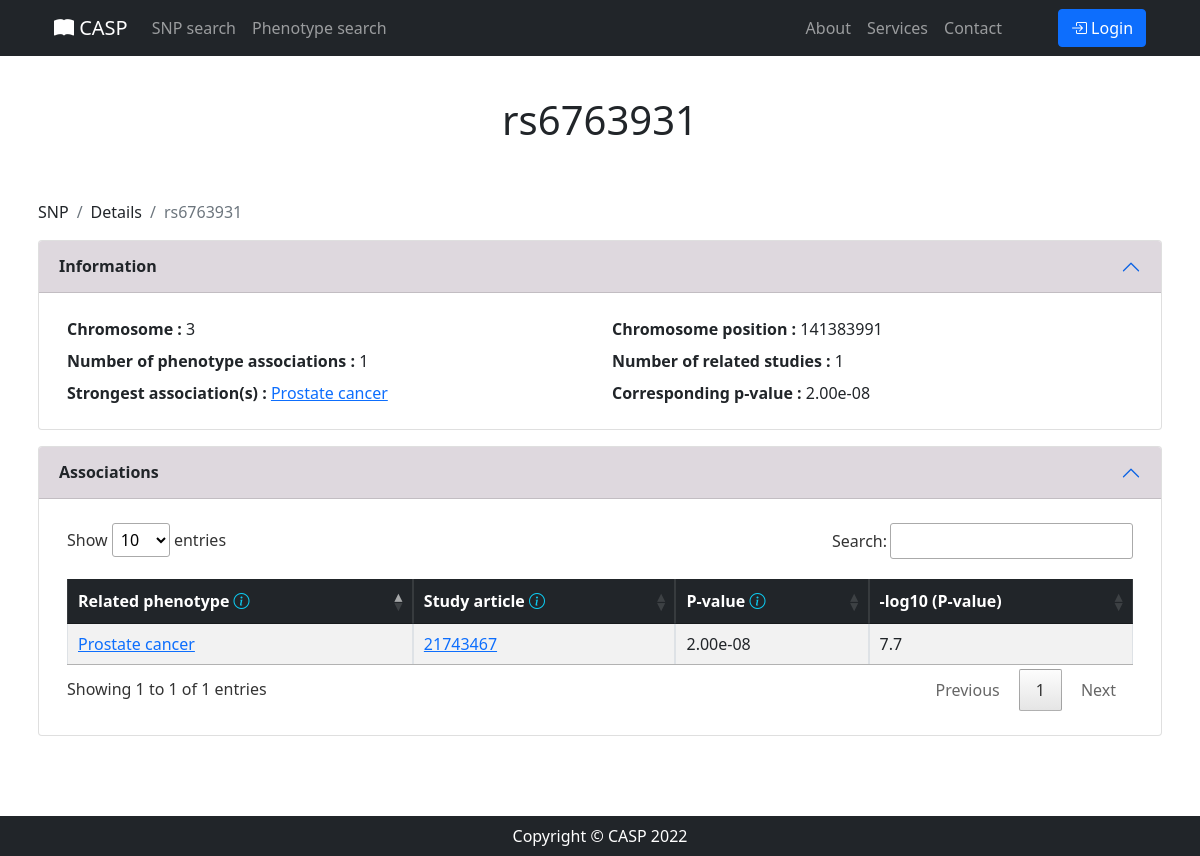
Screenshot of /snp/details/rs6763931/ with the database file from the repository.
### SNP_App/models.py (models this page shows)
class SNP(models.Model):
    Rsid = models.CharField(max_length=100, unique=True, primary_key=True)
    Chrom = models.CharField(max_length=100)
    Chrom_pos = models.PositiveIntegerField()

class Association(models.Model):
    SNP = models.ForeignKey(SNP, on_delete=models.CASCADE)
    Disease_trait = models.ForeignKey(DiseaseTrait, on_delete=models.CASCADE)
    Reference = models.ForeignKey(Reference, on_delete=models.CASCADE)
    Pvalue = models.FloatField()
    Neglog10pvalue = models.FloatField()

### SNP_App/views.py (the view)
# urls.py: path('snp/details/<str:rsid>/', views.snp_details, name='snp_details'),
def snp_details(request, rsid):
    association_query = Association.objects.filter(SNP_id=rsid)
    snp_query = SNP.objects.get(Rsid=rsid)
    min_pvalue = association_query.aggregate(Min('Pvalue'))
    phenotype_min_pvalue = association_query.filter(Pvalue=min_pvalue['Pvalue__min'])
    number_studies = association_query.values('Reference').distinct().count()
    return render(request, 'snp_details.html',
                  {'details': association_query, 'detail_name': rsid, 'detail_type': 'SNP',
                   'title': rsid, 'studies': number_studies, 'snp': snp_query,
                   'min_pvalue': min_pvalue, 'phenotype_min_pvalue': phenotype_min_pvalue})

### SNP_App/templates/snp_details.html (shortened to what this page needs)
{% extends 'details.html' %}
{% block info %}
    <div class="col-6">
        <b>Chromosome : </b>
        {{ snp.Chrom }}
    </div>
    <div class="col-6">
        <b>Chromosome position : </b>
        {{ snp.Chrom_pos }}
    </div>
    <div class="col-6">
        <b>Number of phenotype associations : </b>
        {{ details|length }}
    </div>
    <div class="col-6">
        <b>Number of related studies : </b>
        {{ studies }}
    </div>
    <div class="col-6">
        <b>Strongest association(s) : </b>
        {% if phenotype_min_pvalue|length == 1 %}
            <a target="_blank" rel="noopener noreferrer"
               href="/phenotype/details/{{ phenotype_min_pvalue.first.Disease_trait_id }}/">
                {{ phenotype_min_pvalue.first.Disease_trait_id}} </a>
        {% else %}
            {% for phenotype in phenotype_min_pvalue %}
                <a target="_blank" rel="noopener noreferrer"
               href="/phenotype/details/{{ phenotype.Disease_trait_id }}/">
                {{ phenotype.Disease_trait_id }} </a>,
            {% endfor %}
        {% endif %}
    </div>
    <div class="col-6">
        <b>Corresponding p-value : </b>
        {{ min_pvalue.Pvalue__min|stringformat:".2e" }}
    </div>
{% endblock info %}
{% block table %}
    <table id="snp_details_table" class="table table-striped table-bordered">
        <thead class="table-dark">
        <th> Related phenotype <i class="bi bi-info-circle text-info"
                                  data-bs-toggle="tooltip" data-bs-placement="top"
                                  title="Name of the phenotype proven to have an association with the variant"></i>
        </th>
        <th> Study article <i class="bi bi-info-circle text-info"
                              data-bs-toggle="tooltip" data-bs-placement="top"
                              title="Pubmedid and link of the study article mentioning the association between the variant and the phenotype"></i>
        </th>
        <th> P-value <i class="bi bi-info-circle text-info"
                        data-bs-toggle="tooltip" data-bs-placement="top"
                        title="Reported p-value for strongest SNP risk allele (linked to dbGaP Association Browser)"></i>
        </th>
        <th> -log10 (P-value)</th>
        </thead>
        <tbody>
        {% for detail in details %}
            <tr>
                <td><a target="_blank" rel="noopener noreferrer"
                       href="/phenotype/details/{{ detail.Disease_trait_id }}/">
                    {{ detail.Disease_trait_id }} </a></td>
                <td><a target="_blank" rel="noopener noreferrer"
                       href="https://pubmed.ncbi.nlm.nih.gov/{{ detail.Reference_id }}/">
                    {{ detail.Reference_id }} </a></td>
                <td>{{ detail.Pvalue|stringformat:".2e" }}</td>
                <td>{{ detail.Neglog10pvalue }}</td>
            </tr>
        {% endfor %}
        </tbody>
    </table>
{% endblock table %}

### rows the page displays
SNP: Chrom "3", Chrom_pos "141383991"
Association: first.Disease_trait_id "Prostate cancer", Disease_trait_id "Prostate cancer", Reference_id "21743467", Pvalue "2.00e-08", Neglog10pvalue "7.7"

### other values shown
{{ detail_name }} "rs6763931"
{{ detail_type }} "SNP"
{{ details|length }} "1"
{{ studies }} "1"
{{ min_pvalue.Pvalue__min|stringformat:".2e" }} "2.00e-08"
